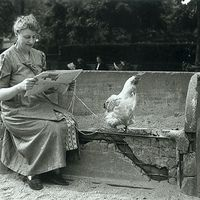
#> input picture imagem1.jpg, 200 x 200 px
$ python Histograma.py
#> lines starting #> are read from the running program, lines starting #| are printed output that depends on the picture
#Biblioteca utilizada para abrir a imagem
import cv2
#Biblioteca utilizada para criar o histograma
import matplotlib.pyplot as hist

#Abre a imagemPI
img = cv2.imread('imagem1.jpg')
#> img is the input picture: shape (200, 200, 3); mean B, G, R 88.2, 93.8, 88.2
cv2.imshow("Original", img)

#Resultado
imgResul = img

#Inicia o Vetor com o resultado do histograma com posições de 0 até 255 que dá um total de 256
histo = []
for i in range(256):
    histo.append(0)

#Histograma da imagem final (resultado)
histoResult = []
for i in range(256):
    histoResult.append(0)

#Guarda info da imagem
larg = img.shape[1]
#> larg = 200
altu = img.shape[0]
#> altu = 200


# Quatidade de pixels da Imagem (N)
N = altu * larg
#> N = 40000
#Graus de intensidade que cada pixel pode ter
L = 256
#0 até 255

#Desenha o histograma
for colum in range(altu):
    for line in range(larg):
        #Pega o resultado da intensidade que está na posição 0
        #Conta quantas vezes aquela mesma intensidade aparece na imagem
        K = img[colum][line][0]
        histo[K] = histo[K] + 1
#> after the loop, histo = 256 values, max 688 at index 25, min 3 at index 2, mean 156.2

#Controi a tabela que permanecerá com o histograma
hist.xlabel("Intensidade")
hist.ylabel("Repetições")
hist.title("Histograma da Imagem")

#Constroi o Histograma Acumulado
histAcumu = []
for i in range(256):
    #vai pegar a quantidade no histograma original
    valorAcumu = histo[i]
    if(i > 0):
        #Irá pega o ultimo valor adicionado e acrescentar
        valorAcumu = valorAcumu + histAcumu[i - 1]
    histAcumu.append(valorAcumu)
#> this loop made 256 passes
#> valorAcumu on passes 1 to 12: 20, 26, 29, 33, 44, 56, 74, 87, 103, 122, 154, 185
#> after the loop, histAcumu = 256 values from 20 to 40000

#Constroi o Pk divisão do histograma acumulado pelo número de Pixels da imagem
Pk = []
for i in range(256):
    resul = histAcumu[i]/N
    Pk.append(resul)
#> this loop made 256 passes
#> resul on passes 1 to 3: 0.0005, 0.00065, 0.000725
#> after the loop, Pk = 256 values from 0.0005 to 1

#construir o K' que é resultado de Pk * Variações de intensidade (Pk * 255)
kLine = []
for i in range(256):
    resul = Pk[i]*L
    kLine.append(resul)
#> this loop made 256 passes
#> resul on passes 1 to 3: 0.128, 0.166, 0.186
#> after the loop, kLine = 256 values from 0.128 to 256

#Constroi uma nova imagem trocando o valor de K por K'
for line in range(larg):
    for colum in range(altu):
        #Atual valor de Pixels
        resulAtual = img[colum][line][0]
        #Novo Valor
        newValor = kLine[resulAtual]
        #Acrescenta intensidade para cada 1 das 3 camadas BGR
        for c in range(3):
            imgResul[colum][line][c] = newValor
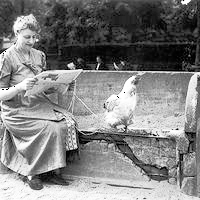
#> imgResul: shape (200, 200, 3); min 0, max 255, mean 128.2

#Monta o resultado do histograma
for line in range(larg):
    for colum in range(altu):
        #Pega o valor da intensidade na posição 0 pois ele retorna no padrão BGR e queremos só 1 das camadas
        #Para contar quantas vezes aquela intensidade aparece na imagem
        K = imgResul[colum][line][0]
        histoResult[K] = histoResult[K] + 1
#> after the loop, histoResult = 256 values, max 688 at index 31, min 0 at index 6, mean 156.2

#Adiciona histogramas Origem e Resultado na "Tabela" criada
hist.plot(histoResult, color="black")
hist.plot(histo, color="red")

cv2.imshow("Resultado", imgResul)
hist.show()
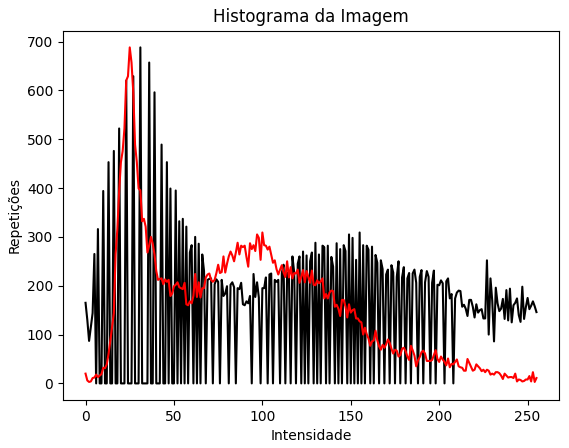
#> figure drawn by matplotlib, 1 panel; curve peaks at x = 31, y = 688; curve peaks at x = 25, y = 688

$ run again, with imagem.jpg copied over imagem1.jpg
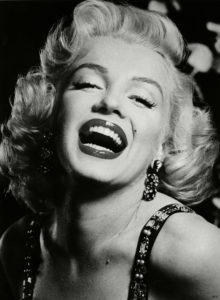
#> input picture imagem.jpg, 220 x 300 px
#> img is the input picture: shape (300, 220, 3); mean B, G, R 86.8, 91.6, 90.6
#> after the loop `for colum in range(altu):`: histo = 256 values, max 3808 at index 2, min 0 at index 232, mean 257.8
#> the loop `for i in range(256):` made 256 passes
#> valorAcumu on passes 1 to 8: 2771, 4687, 8495, 10970, 12554, 13716, 14663, 15454
#> after the loop `for i in range(256):`: histAcumu = 256 values from 2771 to 66000
#> the loop `for i in range(256):` made 256 passes
#> resul on passes 1 to 3: 0.042, 0.071, 0.129
#> after the loop `for i in range(256):`: Pk = 256 values from 0.042 to 1
#> the loop `for i in range(256):` made 256 passes
#> resul on passes 1 to 3: 10.75, 18.18, 32.95
#> after the loop `for i in range(256):`: kLine = 256 values from 10.75 to 256
#> after the loop `for line in range(larg):`:
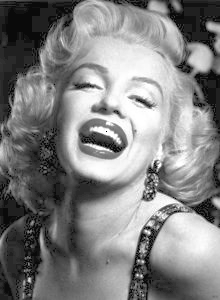
#> imgResul: shape (300, 220, 3); min 0, max 255, mean 128.9
#> after the loop `for line in range(larg):`: histoResult = 256 values, max 3808 at index 32, min 0 at index 1, mean 257.8
#> `hist.show()`:
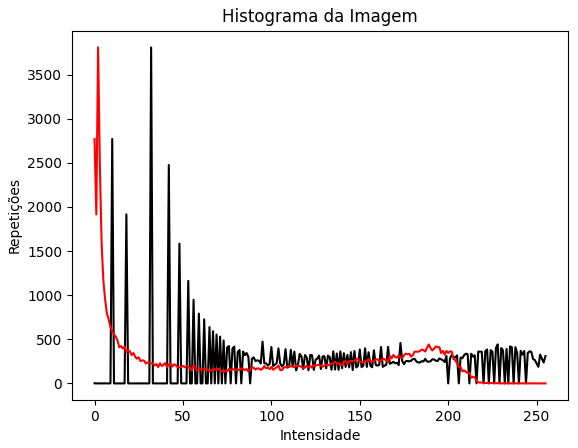
#> figure drawn by matplotlib, 1 panel; curve peaks at x = 32, y = 3808; curve peaks at x = 2, y = 3808
